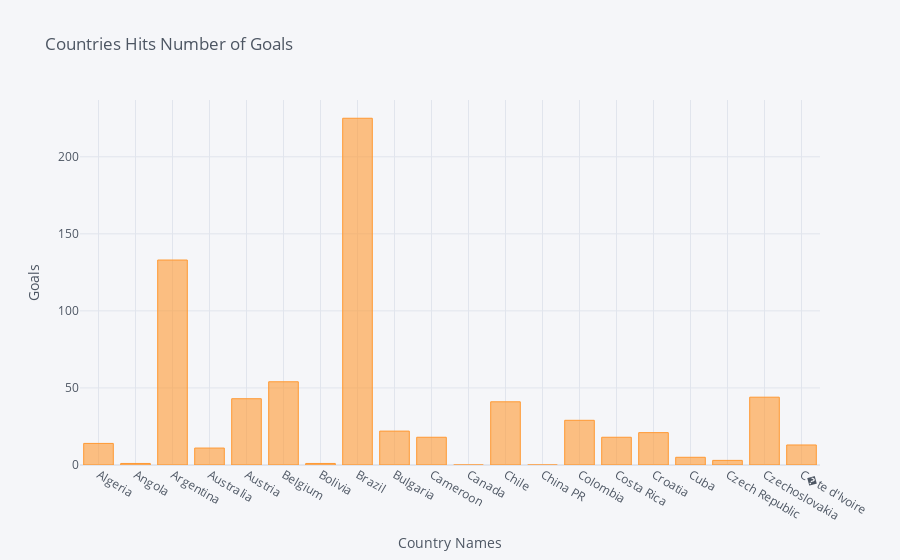

Notebook code for this chart:
### Code cell
goals[:20].iplot(kind='bar', xTitle = 'Country Names', yTitle = 'Goals', title = 'Countries Hits Number of Goals')

### Figure 1 — Plotly figure (JSON) as saved in the notebook; plotly's stock layout.template omitted (floating-point values rounded to 4 significant figures)
{"data": [{"marker": {"color": "rgba(255, 153, 51, 0.6)", "line": {"color": "rgba(255, 153, 51, 1.0)", "width": 1}}, "name": "Goals", "orientation": "v", "text": "", "type": "bar", "x": ["Algeria", "Angola", "Argentina", "Australia", "Austria", "Belgium", "Bolivia", "Brazil", "Bulgaria", "Cameroon", "Canada", "Chile", "China PR", "Colombia", "Costa Rica", "Croatia", "Cuba", "Czech Republic", "Czechoslovakia", "C�te d'Ivoire"], "y": [14, 1, 133, 11, 43, 54, 1, 225, 22, 18, 0, 41, 0, 29, 18, 21, 5, 3, 44, 13]}], "layout": {"legend": {"bgcolor": "#F5F6F9", "font": {"color": "#4D5663"}}, "paper_bgcolor": "#F5F6F9", "plot_bgcolor": "#F5F6F9", "title": {"font": {"color": "#4D5663"}, "text": "Countries Hits Number of Goals"}, "xaxis": {"gridcolor": "#E1E5ED", "showgrid": true, "tickfont": {"color": "#4D5663"}, "title": {"font": {"color": "#4D5663"}, "text": "Country Names"}, "zerolinecolor": "#E1E5ED"}, "yaxis": {"gridcolor": "#E1E5ED", "showgrid": true, "tickfont": {"color": "#4D5663"}, "title": {"font": {"color": "#4D5663"}, "text": "Goals"}, "zerolinecolor": "#E1E5ED"}}}
